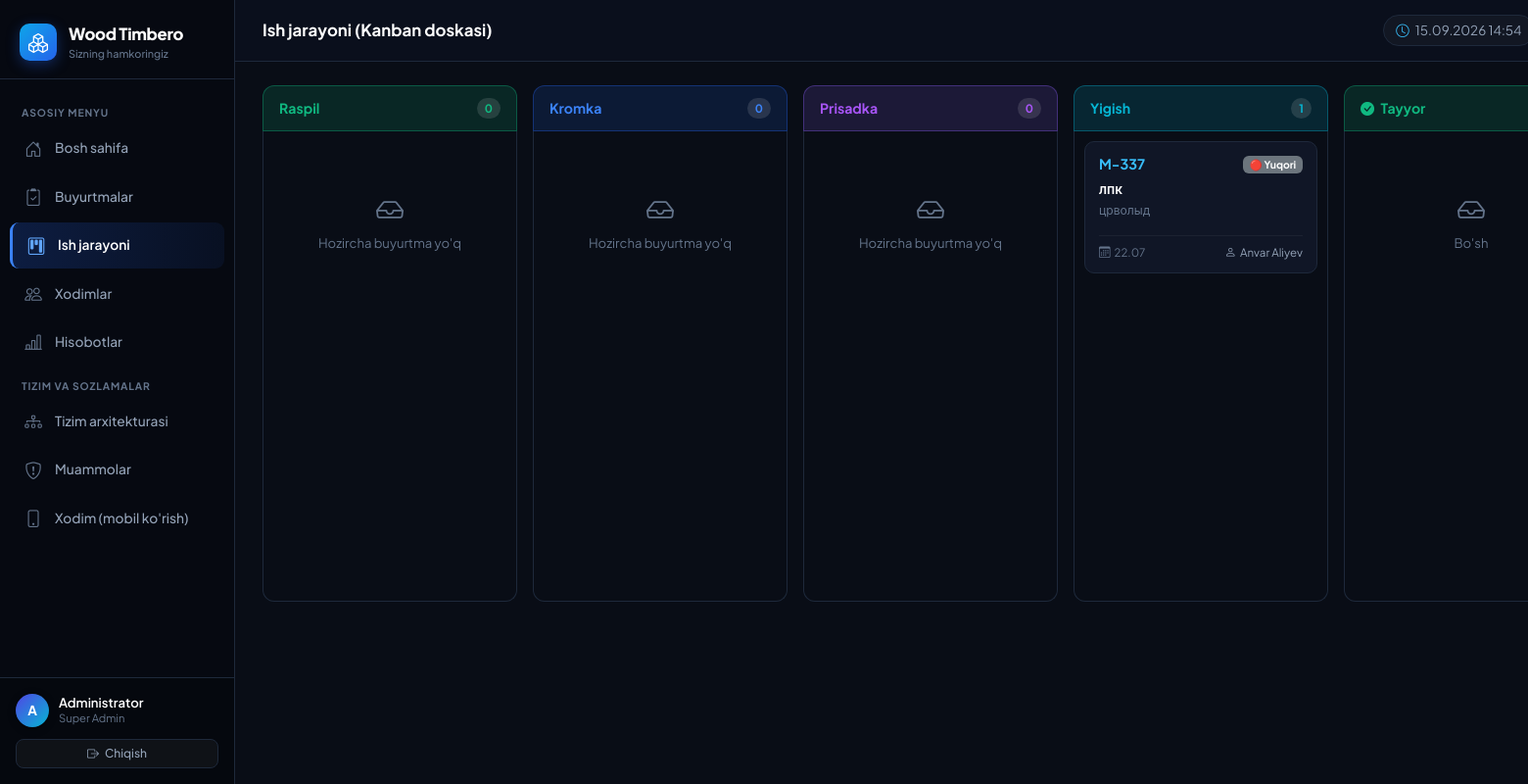
The page /kanban/ (signed in) on the database its author committed.
### production/models.py (models this page shows, shortened)
class Employee(models.Model):
    ROLE_CHOICES = [
        ('ADMIN', 'Super Admin'),
        ('MANAGER', 'Rahbar'),
        ('DISPATCHER', 'Dispetcher / Operator'),
        ('WORKER', 'Ishchi'),
        ('INSPECTOR', 'Nazoratchi'),
    ]
    user = models.OneToOneField(User, on_delete=models.CASCADE, related_name='employee')
    full_name = models.CharField(max_length=255, verbose_name="F.I.Sh.")
    phone = models.CharField(max_length=50, verbose_name="Telefon")
    role = models.CharField(max_length=20, choices=ROLE_CHOICES, verbose_name="Lavozim")
    stage = models.ForeignKey(Stage, on_delete=models.SET_NULL, null=True, blank=True, verbose_name="Biriktirilgan bosqich")
    is_active = models.BooleanField(default=True, verbose_name="Aktiv")

class Stage(models.Model):
    name = models.CharField(max_length=100, verbose_name="Bosqich nomi")
    order = models.PositiveIntegerField(verbose_name="Tartib raqami")
    max_duration_hours = models.FloatField(default=0, verbose_name="Maksimal vaqt (soat)")
    is_active = models.BooleanField(default=True, verbose_name="Aktiv")
    description = models.TextField(blank=True, null=True, verbose_name="Izoh")
    class Meta:
        ordering = ['order']

class Order(models.Model):
    PRIORITY_CHOICES = [
        ('NORMAL', '🟢 Oddiy'),
        ('MEDIUM', '🟡 O‘rtacha'),
        ('HIGH', '🔴 Yuqori'),
        ('URGENT', '⚫ Shoshilinch'),
    ]
    order_number = models.CharField(max_length=50, unique=True, verbose_name="Buyurtma №")
    client_name = models.CharField(max_length=255, verbose_name="Mijoz F.I.Sh.")
    client_phone = models.CharField(max_length=50, verbose_name="Telefon raqami")
    product_type = models.CharField(max_length=100, verbose_name="Mahsulot turi")
    product_name = models.CharField(max_length=255, verbose_name="Mahsulot nomi")
    dimensions = models.CharField(max_length=100, blank=True, null=True, verbose_name="O‘lchamlari")
    material = models.CharField(max_length=100, blank=True, null=True, verbose_name="Material")
    color = models.CharField(max_length=100, blank=True, null=True, verbose_name="Material rangi")
    hardware = models.CharField(max_length=255, blank=True, null=True, verbose_name="Furnitura")
    quantity = models.PositiveIntegerField(default=1, verbose_name="Soni")
    manager = models.ForeignKey(Employee, on_delete=models.SET_NULL, null=True, related_name='managed_orders', verbose_name="Mas'ul menejer")
    notes = models.TextField(blank=True, null=True, verbose_name="Izoh")
    deadline = models.DateTimeField(verbose_name="Muddat")
    priority = models.CharField(max_length=20, choices=PRIORITY_CHOICES, default='NORMAL', verbose_name="Ustuvorlik")
    created_at = models.DateTimeField(auto_now_add=True, verbose_name="Yaratilgan sana")
    current_stage = models.ForeignKey(Stage, on_delete=models.SET_NULL, null=True, blank=True, related_name='current_orders', verbose_name="Joriy bosqich")
    is_completed = models.BooleanField(default=False, verbose_name="Tayyor")

### production/views.py (the view)
# urls.py: path('kanban/', views.kanban, name='kanban'),
@login_required
def kanban(request):
    stages = Stage.objects.filter(is_active=True).order_by('order')
    kanban_data = []
    for stage in stages:
        orders = Order.objects.filter(current_stage=stage, is_completed=False).select_related('current_stage')
        for order in orders:
            last_history = OrderStageHistory.objects.filter(order=order, stage=stage).select_related('worker').last()
            order.current_worker = last_history.worker.full_name if last_history and last_history.worker else None
        kanban_data.append({'stage': stage, 'orders': orders})
    completed_orders = Order.objects.filter(is_completed=True).order_by('-id')[:10]
    return render(request, 'production/kanban.html', {
        **base_context(request),
        'kanban_data': kanban_data,
        'completed_orders': completed_orders,
    })

### production/views.py (called while the page is built)
def get_employee(user):
    try:
        return user.employee
    except Exception:
        return None

def base_context(request):
    now = timezone.now()
    emp = get_employee(request.user) if request.user.is_authenticated else None
    return {
        'employee': emp,
        'current_time_str': now.strftime("%d.%m.%Y %H:%M"),
    }

### production/templates/production/kanban.html (shortened to what this page needs)
{% extends "production/base.html" %}
{% block page_title %}Ish jarayoni (Kanban doskasi){% endblock %}
{% block content %}
<div class="kanban-board-scroll">
    {% for col in kanban_data %}
    <div class="kanban-board-col">
        <div class="kanban-col-head" style="
            background: rgba(
                {% if forloop.counter == 1 %}16,185,129
                {% elif forloop.counter == 2 %}37,99,235
                {% elif forloop.counter == 3 %}139,92,246
                {% else %}6,182,212{% endif %}, 0.15);
            border: 1px solid rgba(
                {% if forloop.counter == 1 %}16,185,129
                {% elif forloop.counter == 2 %}37,99,235
                {% elif forloop.counter == 3 %}139,92,246
                {% else %}6,182,212{% endif %}, 0.35);
            color: {% if forloop.counter == 1 %}#10b981{% elif forloop.counter == 2 %}#3b82f6{% elif forloop.counter == 3 %}#a855f7{% else %}#06b6d4{% endif %};
        ">
            <span>{{ col.stage.name }}</span>
            <span style="background: rgba(255,255,255,0.12); padding: 2px 8px; border-radius: 12px; font-size: 0.72rem;">
                {{ col.orders|length }}
            </span>
        </div>
        <div class="kanban-col-body">
            {% for order in col.orders %}
            <a href="{% url 'order_detail' order.id %}" class="kanban-task-card">
                <div class="d-flex justify-content-between align-items-center mb-1">
                    <span class="kanban-card-code">M-{{ order.order_number }}</span>
                    <span class="badge bg-secondary" style="font-size: 0.65rem;">{{ order.get_priority_display }}</span>
                </div>
                <div style="font-weight: 600; font-size: 0.85rem; color: #ffffff;">{{ order.client_name }}</div>
                <div style="font-size: 0.76rem; color: var(--text-muted); margin-top: 2px;">{{ order.product_name|truncatechars:26 }}</div>
                <div class="d-flex justify-content-between align-items-center mt-3 pt-2" style="border-top: 1px solid rgba(255,255,255,0.05); font-size: 0.72rem; color: var(--text-muted);">
                    <span><i class="bi bi-calendar3 me-1"></i>{{ order.deadline|date:"d.m" }}</span>
                    {% if order.current_worker %}
                    <span style="color: #94a3b8;"><i class="bi bi-person me-1"></i>{{ order.current_worker }}</span>
                    {% endif %}
                </div>
            </a>
            {% empty %}
            <div class="text-center py-5" style="color: var(--text-muted); font-size: 0.82rem;">
                <i class="bi bi-inbox fs-3 d-block mb-1"></i>
                Hozircha buyurtma yo'q
            </div>
            {% endfor %}
        </div>
    </div>
    {% endfor %}
    <div class="kanban-board-col">
        <div class="kanban-col-head" style="background: rgba(16,185,129,0.15); border: 1px solid rgba(16,185,129,0.35); color: #10b981;">
            <span><i class="bi bi-check-circle-fill me-1"></i> Tayyor</span>
        </div>
        <div class="kanban-col-body">
            {% for order in completed_orders %}
            <a href="{% url 'order_detail' order.id %}" class="kanban-task-card" style="border-left: 3px solid #10b981;">
                <div class="d-flex justify-content-between align-items-center mb-1">
                    <span style="color: #10b981; font-weight: 700;">M-{{ order.order_number }}</span>
                    <span class="badge-pill-green" style="font-size: 0.65rem; padding: 2px 6px;">✓ Tayyor</span>
                </div>
                <div style="font-weight: 600; font-size: 0.85rem; color: #ffffff;">{{ order.client_name }}</div>
                <div style="font-size: 0.76rem; color: var(--text-muted); margin-top: 2px;">{{ order.product_name|truncatechars:26 }}</div>
            </a>
            {% empty %}
            <div class="text-center py-5" style="color: var(--text-muted); font-size: 0.82rem;">
                <i class="bi bi-inbox fs-3 d-block mb-1"></i>
                Bo'sh
            </div>
            {% endfor %}
        </div>
    </div>
</div>
{% endblock %}

### production/templates/production/base.html (shortened to what this page needs)
<!DOCTYPE html>
<html lang="uz">
<head>
    <link href="https://cdn.jsdelivr.net/npm/bootstrap@5.3.0/dist/css/bootstrap.min.css" rel="stylesheet">
    <link href="https://cdn.jsdelivr.net/npm/bootstrap-icons@1.11.3/font/bootstrap-icons.css" rel="stylesheet">
</head>
<body>
{% if user.is_authenticated %}
<div class="d-flex">
    <aside class="wood-sidebar" id="appSidebar">
        <a href="{% url 'dashboard' %}" class="brand-header">
            <div class="brand-logo-icon">
                <i class="bi bi-boxes"></i>
            </div>
            <div class="brand-titles">
                <div class="brand-name">Wood Timbero</div>
                <span class="brand-subtitle">Sizning hamkoringiz</span>
            </div>
        </a>
        <div class="sidebar-menu">
            {% with request.resolver_match.url_name as url_name %}
            {% if employee.role == 'WORKER' %}
                <div class="menu-title">Ishchi Menyu</div>
                <a class="nav-item-link {% if url_name == 'worker_panel' %}active{% endif %}" href="{% url 'worker_panel' %}">
                    <i class="bi bi-hammer"></i>
                    <span>Mening vazifalarim</span>
                </a>
                <a class="nav-item-link {% if url_name == 'worker_completed' %}active{% endif %}" href="{% url 'worker_completed' %}">
                    <i class="bi bi-check2-all"></i>
                    <span>Bajarilganlar</span>
                </a>
            {% else %}
                <div class="menu-title">Asosiy menyu</div>
                <a class="nav-item-link {% if url_name == 'dashboard' %}active{% endif %}" href="{% url 'dashboard' %}">
                    <i class="bi bi-house-door"></i>
                    <span>Bosh sahifa</span>
                </a>
                <a class="nav-item-link {% if url_name == 'orders_list' or url_name == 'order_detail' or url_name == 'order_create' %}active{% endif %}" href="{% url 'orders_list' %}">
                    <i class="bi bi-clipboard2-check"></i>
                    <span>Buyurtmalar</span>
                </a>
                <a class="nav-item-link {% if url_name == 'kanban' %}active{% endif %}" href="{% url 'kanban' %}">
                    <i class="bi bi-kanban"></i>
                    <span>Ish jarayoni</span>
                </a>
                <a class="nav-item-link {% if url_name == 'workers_list' %}active{% endif %}" href="{% url 'workers_list' %}">
                    <i class="bi bi-people"></i>
                    <span>Xodimlar</span>
                </a>
                <a class="nav-item-link {% if url_name == 'reports' %}active{% endif %}" href="{% url 'reports' %}">
                    <i class="bi bi-bar-chart-line"></i>
                    <span>Hisobotlar</span>
                </a>
                <div class="menu-title">Tizim va sozlamalar</div>
                <a class="nav-item-link {% if url_name == 'architecture' %}active{% endif %}" href="{% url 'architecture' %}">
                    <i class="bi bi-diagram-3"></i>
                    <span>Tizim arxitekturasi</span>
                </a>
                <a class="nav-item-link {% if url_name == 'problems' %}active{% endif %}" href="{% url 'problems' %}">
                    <i class="bi bi-shield-exclamation"></i>
                    <span>Muammolar</span>
                </a>
                <a class="nav-item-link" href="{% url 'worker_panel' %}" target="_blank">
                    <i class="bi bi-phone"></i>
                    <span>Xodim (mobil ko'rish)</span>
                </a>
            {% endif %}
            {% endwith %}
        </div>
        <div class="sidebar-user-bottom">
            <div class="user-profile-widget">
                <div class="user-avatar-circle">
                    {{ user.username|first|upper }}
                </div>
                <div style="flex:1; overflow:hidden;">
                    <div class="user-meta-name">{{ employee.full_name|default:user.username }}</div>
                    <div class="user-meta-role">{% if employee %}{{ employee.get_role_display }}{% else %}Operator Admin{% endif %}</div>
                </div>
            </div>
            <form method="post" action="{% url 'logout' %}">
                <button type="submit" class="btn-wood-outline w-100 justify-content-center" style="padding:5px; font-size:0.75rem;">
                    <i class="bi bi-box-arrow-right"></i> Chiqish
                </button>
            </form>
        </div>
    </aside>
    <div class="app-main flex-grow-1">
        <header class="app-topbar">
            <div class="topbar-left">
                <h1 class="topbar-page-heading">
                    {% block page_title %}Ishlab chiqarish jarayoni{% endblock %}
                </h1>
            </div>
            <div class="topbar-right">
                <div class="topbar-clock" id="liveClock">
                    <i class="bi bi-clock"></i>
                    <span id="clockDisplay">{{ current_time_str }}</span>
                </div>
            </div>
        </header>
        <main class="app-container">
            {% block content %}{% endblock %}
        </main>
    </div>
</div>
{% else %}
    {% block auth_content %}{% endblock %}
{% endif %}
</body>
</html>

### production/templates/production/kanban.html (style rules this page uses)
.kanban-board-scroll { display: flex; gap: 16px; overflow-x: auto; padding-bottom: 20px; }
.kanban-board-col { min-width: 260px; max-width: 280px; flex: 1; flex-shrink: 0; }
.kanban-col-head { padding: 12px 16px; border-radius: 12px 12px 0 0; font-weight: 700; font-size: 0.88rem; display: flex; align-items: center; justify-content: space-between; }
.kanban-col-body { background: #090d16; border: 1px solid var(--border-color); border-top: none; border-radius: 0 0 12px 12px; min-height: 480px; padding: 10px; }
.kanban-task-card { background: var(--bg-card); border: 1px solid var(--border-color); border-radius: 10px; padding: 12px 14px; margin-bottom: 10px; display: block; text-decoration: none; color: var(--text-main); transition: all 0.2s ease; }
.kanban-card-code { font-weight: 700; font-size: 0.9rem; color: #38bdf8; }

### rows shown on the page
Employee: full_name "Administrator", role "Super Admin"
Stage: stage.name "Raspil", orders|length "0"
Stage: stage.name "Kromka", orders|length "0"
Stage: stage.name "Prisadka", orders|length "0"
Stage: stage.name "Yigish", orders|length "1"
Order: order_number "337", priority "🔴 Yuqori", client_name "лпк", product_name "црволыд", deadline "22.07", current_worker "Anvar Aliyev"

### other values the page prints
{{ user.username|first|upper }} "A"
{{ current_time_str }} "15.09.2026 14:54"
